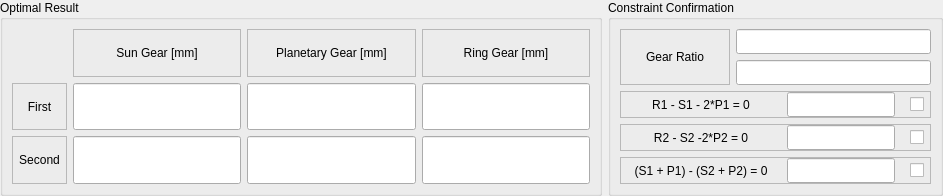
        <widget class="QWidget" name="widget_4" native="true">
         <property name="sizePolicy">
          <sizepolicy hsizetype="Expanding" vsizetype="Fixed">
           <horstretch>0</horstretch>
           <verstretch>0</verstretch>
          </sizepolicy>
         </property>
         <property name="minimumSize">
          <size>
           <width>908</width>
           <height>150</height>
          </size>
         </property>
         <layout class="QHBoxLayout" name="horizontalLayout_5">
          <property name="leftMargin">
           <number>0</number>
          </property>
          <property name="topMargin">
           <number>0</number>
          </property>
          <property name="rightMargin">
           <number>0</number>
          </property>
          <property name="bottomMargin">
           <number>0</number>
          </property>
          <item>
           <widget class="QGroupBox" name="groupBox_8">
            <property name="sizePolicy">
             <sizepolicy hsizetype="MinimumExpanding" vsizetype="MinimumExpanding">
              <horstretch>0</horstretch>
              <verstretch>0</verstretch>
             </sizepolicy>
            </property>
            <property name="minimumSize">
             <size>
              <width>602</width>
              <height>125</height>
             </size>
            </property>
            <property name="title">
             <string>Optimal Result</string>
            </property>
            <layout class="QGridLayout" name="gridLayout_6">
             <item row="0" column="3">
              <widget class="QLabel" name="label_23">
               <property name="sizePolicy">
                <sizepolicy hsizetype="MinimumExpanding" vsizetype="MinimumExpanding">
                 <horstretch>0</horstretch>
                 <verstretch>0</verstretch>
                </sizepolicy>
               </property>
               <property name="minimumSize">
                <size>
                 <width>168</width>
                 <height>25</height>
                </size>
               </property>
               <property name="frameShape">
                <enum>QFrame::StyledPanel</enum>
               </property>
               <property name="text">
                <string>Ring Gear [mm]</string>
               </property>
               <property name="alignment">
                <set>Qt::AlignCenter</set>
               </property>
              </widget>
             </item>
             <item row="0" column="2">
              <widget class="QLabel" name="label_24">
               <property name="sizePolicy">
                <sizepolicy hsizetype="MinimumExpanding" vsizetype="MinimumExpanding">
                 <horstretch>0</horstretch>
                 <verstretch>0</verstretch>
                </sizepolicy>
               </property>
               <property name="minimumSize">
                <size>
                 <width>169</width>
                 <height>25</height>
                </size>
               </property>
               <property name="frameShape">
                <enum>QFrame::StyledPanel</enum>
               </property>
               <property name="text">
                <string>Planetary Gear [mm]</string>
               </property>
               <property name="alignment">
                <set>Qt::AlignCenter</set>
               </property>
              </widget>
             </item>
             <item row="0" column="1">
              <widget class="QLabel" name="label_25">
               <property name="enabled">
                <bool>true</bool>
               </property>
               <property name="sizePolicy">
                <sizepolicy hsizetype="MinimumExpanding" vsizetype="MinimumExpanding">
                 <horstretch>0</horstretch>
                 <verstretch>0</verstretch>
                </sizepolicy>
               </property>
               <property name="minimumSize">
                <size>
                 <width>168</width>
                 <height>25</height>
                </size>
               </property>
               <property name="frameShape">
                <enum>QFrame::StyledPanel</enum>
               </property>
               <property name="text">
                <string>Sun Gear [mm]</string>
               </property>
               <property name="alignment">
                <set>Qt::AlignCenter</set>
               </property>
              </widget>
             </item>
             <item row="1" column="0">
              <widget class="QLabel" name="label_26">
               <property name="sizePolicy">
                <sizepolicy hsizetype="MinimumExpanding" vsizetype="MinimumExpanding">
                 <horstretch>0</horstretch>
                 <verstretch>0</verstretch>
                </sizepolicy>
               </property>
               <property name="minimumSize">
                <size>
                 <width>55</width>
                 <height>25</height>
                </size>
               </property>
               <property name="frameShape">
                <enum>QFrame::StyledPanel</enum>
               </property>
               <property name="text">
                <string>First</string>
               </property>
               <property name="alignment">
                <set>Qt::AlignCenter</set>
               </property>
              </widget>
             </item>
             <item row="2" column="0">
              <widget class="QLabel" name="label_27">
               <property name="sizePolicy">
                <sizepolicy hsizetype="MinimumExpanding" vsizetype="MinimumExpanding">
                 <horstretch>0</horstretch>
                 <verstretch>0</verstretch>
                </sizepolicy>
               </property>
               <property name="minimumSize">
                <size>
                 <width>55</width>
                 <height>25</height>
                </size>
               </property>
               <property name="frameShape">
                <enum>QFrame::StyledPanel</enum>
               </property>
               <property name="text">
                <string>Second</string>
               </property>
               <property name="alignment">
                <set>Qt::AlignCenter</set>
               </property>
              </widget>
             </item>
             <item row="1" column="1">
              <widget class="QLineEdit" name="optimal_s1">
               <property name="enabled">
                <bool>true</bool>
               </property>
               <property name="sizePolicy">
                <sizepolicy hsizetype="MinimumExpanding" vsizetype="MinimumExpanding">
                 <horstretch>0</horstretch>
                 <verstretch>0</verstretch>
                </sizepolicy>
               </property>
               <property name="minimumSize">
                <size>
                 <width>168</width>
                 <height>25</height>
                </size>
               </property>
               <property name="alignment">
                <set>Qt::AlignCenter</set>
               </property>
               <property name="readOnly">
                <bool>true</bool>
               </property>
              </widget>
             </item>
             <item row="2" column="1">
              <widget class="QLineEdit" name="optimal_s2">
               <property name="enabled">
                <bool>true</bool>
               </property>
               <property name="sizePolicy">
                <sizepolicy hsizetype="MinimumExpanding" vsizetype="MinimumExpanding">
                 <horstretch>0</horstretch>
                 <verstretch>0</verstretch>
                </sizepolicy>
               </property>
               <property name="minimumSize">
                <size>
                 <width>168</width>
                 <height>25</height>
                </size>
               </property>
               <property name="alignment">
                <set>Qt::AlignCenter</set>
               </property>
               <property name="readOnly">
                <bool>true</bool>
               </property>
              </widget>
             </item>
             <item row="1" column="2">
              <widget class="QLineEdit" name="optimal_p1">
               <property name="enabled">
                <bool>true</bool>
               </property>
               <property name="sizePolicy">
                <sizepolicy hsizetype="MinimumExpanding" vsizetype="MinimumExpanding">
                 <horstretch>0</horstretch>
                 <verstretch>0</verstretch>
                </sizepolicy>
               </property>
               <property name="minimumSize">
                <size>
                 <width>169</width>
                 <height>25</height>
                </size>
               </property>
               <property name="alignment">
                <set>Qt::AlignCenter</set>
               </property>
               <property name="readOnly">
                <bool>true</bool>
               </property>
              </widget>
             </item>
             <item row="2" column="2">
              <widget class="QLineEdit" name="optimal_p2">
               <property name="enabled">
                <bool>true</bool>
               </property>
               <property name="sizePolicy">
                <sizepolicy hsizetype="MinimumExpanding" vsizetype="MinimumExpanding">
                 <horstretch>0</horstretch>
                 <verstretch>0</verstretch>
                </sizepolicy>
               </property>
               <property name="minimumSize">
                <size>
                 <width>169</width>
                 <height>25</height>
                </size>
               </property>
               <property name="alignment">
                <set>Qt::AlignCenter</set>
               </property>
               <property name="readOnly">
                <bool>true</bool>
               </property>
              </widget>
             </item>
             <item row="1" column="3">
              <widget class="QLineEdit" name="optimal_r1">
               <property name="enabled">
                <bool>true</bool>
               </property>
               <property name="sizePolicy">
                <sizepolicy hsizetype="MinimumExpanding" vsizetype="Preferred">
                 <horstretch>0</horstretch>
                 <verstretch>0</verstretch>
                </sizepolicy>
               </property>
               <property name="minimumSize">
                <size>
                 <width>168</width>
                 <height>25</height>
                </size>
               </property>
               <property name="alignment">
                <set>Qt::AlignCenter</set>
               </property>
               <property name="readOnly">
                <bool>true</bool>
               </property>
              </widget>
             </item>
             <item row="2" column="3">
              <widget class="QLineEdit" name="optimal_r2">
               <property name="enabled">
                <bool>true</bool>
               </property>
               <property name="sizePolicy">
                <sizepolicy hsizetype="MinimumExpanding" vsizetype="MinimumExpanding">
                 <horstretch>0</horstretch>
                 <verstretch>0</verstretch>
                </sizepolicy>
               </property>
               <property name="minimumSize">
                <size>
                 <width>168</width>
                 <height>25</height>
                </size>
               </property>
               <property name="alignment">
                <set>Qt::AlignCenter</set>
               </property>
               <property name="readOnly">
                <bool>true</bool>
               </property>
              </widget>
             </item>
            </layout>
           </widget>
          </item>
          <item>
           <widget class="QGroupBox" name="groupBox_5">
            <property name="sizePolicy">
             <sizepolicy hsizetype="MinimumExpanding" vsizetype="MinimumExpanding">
              <horstretch>0</horstretch>
              <verstretch>0</verstretch>
             </sizepolicy>
            </property>
            <property name="minimumSize">
             <size>
              <width>300</width>
              <height>150</height>
             </size>
            </property>
            <property name="title">
             <string>Constraint Confirmation</string>
            </property>
            <layout class="QVBoxLayout" name="verticalLayout_3">
             <item>
              <widget class="QWidget" name="widget_5" native="true">
               <property name="sizePolicy">
                <sizepolicy hsizetype="MinimumExpanding" vsizetype="MinimumExpanding">
                 <horstretch>0</horstretch>
                 <verstretch>0</verstretch>
                </sizepolicy>
               </property>
               <property name="minimumSize">
                <size>
                 <width>276</width>
                 <height>25</height>
                </size>
               </property>
               <layout class="QHBoxLayout" name="horizontalLayout_6">
                <property name="leftMargin">
                 <number>0</number>
                </property>
                <property name="topMargin">
                 <number>0</number>
                </property>
                <property name="rightMargin">
                 <number>0</number>
                </property>
                <property name="bottomMargin">
                 <number>0</number>
                </property>
                <item>
                 <widget class="QLabel" name="label_21">
                  <property name="sizePolicy">
                   <sizepolicy hsizetype="MinimumExpanding" vsizetype="MinimumExpanding">
                    <horstretch>0</horstretch>
                    <verstretch>0</verstretch>
                   </sizepolicy>
                  </property>
                  <property name="minimumSize">
                   <size>
                    <width>75</width>
                    <height>25</height>
                   </size>
                  </property>
                  <property name="frameShape">
                   <enum>QFrame::StyledPanel</enum>
                  </property>
                  <property name="text">
                   <string>Gear Ratio</string>
                  </property>
                  <property name="alignment">
                   <set>Qt::AlignCenter</set>
                  </property>
                 </widget>
                </item>
                <item>
                 <widget class="QWidget" name="widget_6" native="true">
                  <layout class="QVBoxLayout" name="verticalLayout_5">
                   <property name="leftMargin">
                    <number>0</number>
                   </property>
                   <property name="topMargin">
                    <number>0</number>
                   </property>
                   <property name="rightMargin">
                    <number>0</number>
                   </property>
                   <property name="bottomMargin">
                    <number>0</number>
                   </property>
                   <item>
                    <widget class="QLineEdit" name="cc_gr">
                     <property name="enabled">
                      <bool>true</bool>
                     </property>
                     <property name="sizePolicy">
                      <sizepolicy hsizetype="MinimumExpanding" vsizetype="MinimumExpanding">
                       <horstretch>0</horstretch>
                       <verstretch>0</verstretch>
                      </sizepolicy>
                     </property>
                     <property name="minimumSize">
                      <size>
                       <width>195</width>
                       <height>25</height>
                      </size>
                     </property>
                     <property name="alignment">
                      <set>Qt::AlignCenter</set>
                     </property>
                     <property name="readOnly">
                      <bool>true</bool>
                     </property>
                    </widget>
                   </item>
                   <item>
                    <widget class="QLineEdit" name="cc_gr_f">
                     <property name="minimumSize">
                      <size>
                       <width>195</width>
                       <height>25</height>
                      </size>
                     </property>
                     <property name="alignment">
                      <set>Qt::AlignCenter</set>
                     </property>
                    </widget>
                   </item>
                  </layout>
                 </widget>
                </item>
               </layout>
              </widget>
             </item>
             <item>
              <widget class="QFrame" name="frame">
               <property name="sizePolicy">
                <sizepolicy hsizetype="MinimumExpanding" vsizetype="MinimumExpanding">
                 <horstretch>0</horstretch>
                 <verstretch>0</verstretch>
                </sizepolicy>
               </property>
               <property name="minimumSize">
                <size>
                 <width>276</width>
                 <height>25</height>
                </size>
               </property>
               <property name="frameShape">
                <enum>QFrame::StyledPanel</enum>
               </property>
               <property name="frameShadow">
                <enum>QFrame::Raised</enum>
               </property>
               <layout class="QHBoxLayout" name="horizontalLayout_8">
                <property name="leftMargin">
                 <number>0</number>
                </property>
                <property name="topMargin">
                 <number>0</number>
                </property>
                <property name="rightMargin">
                 <number>6</number>
                </property>
                <property name="bottomMargin">
                 <number>0</number>
                </property>
                <item>
                 <widget class="QLabel" name="label_22">
                  <property name="sizePolicy">
                   <sizepolicy hsizetype="MinimumExpanding" vsizetype="MinimumExpanding">
                    <horstretch>0</horstretch>
                    <verstretch>0</verstretch>
                   </sizepolicy>
                  </property>
                  <property name="minimumSize">
                   <size>
                    <width>160</width>
                    <height>25</height>
                   </size>
                  </property>
                  <property name="text">
                   <string>R1 - S1 - 2*P1 = 0</string>
                  </property>
                  <property name="alignment">
                   <set>Qt::AlignCenter</set>
                  </property>
                 </widget>
                </item>
                <item>
                 <widget class="QLineEdit" name="cc_3_L">
                  <property name="sizePolicy">
                   <sizepolicy hsizetype="MinimumExpanding" vsizetype="Minimum">
                    <horstretch>0</horstretch>
                    <verstretch>0</verstretch>
                   </sizepolicy>
                  </property>
                  <property name="minimumSize">
                   <size>
                    <width>73</width>
                    <height>20</height>
                   </size>
                  </property>
                  <property name="alignment">
                   <set>Qt::AlignCenter</set>
                  </property>
                  <property name="readOnly">
                   <bool>true</bool>
                  </property>
                 </widget>
                </item>
                <item>
                 <widget class="QCheckBox" name="cc_3">
                  <property name="enabled">
                   <bool>true</bool>
                  </property>
                  <property name="sizePolicy">
                   <sizepolicy hsizetype="MinimumExpanding" vsizetype="MinimumExpanding">
                    <horstretch>0</horstretch>
                    <verstretch>0</verstretch>
                   </sizepolicy>
                  </property>
                  <property name="minimumSize">
                   <size>
                    <width>23</width>
                    <height>25</height>
                   </size>
                  </property>
                  <property name="mouseTracking">
                   <bool>true</bool>
                  </property>
                  <property name="focusPolicy">
                   <enum>Qt::StrongFocus</enum>
                  </property>
                  <property name="statusTip">
                   <string notr="true"/>
                  </property>
                  <property name="layoutDirection">
                   <enum>Qt::RightToLeft</enum>
                  </property>
                  <property name="text">
                   <string/>
                  </property>
                  <property name="checkable">
                   <bool>true</bool>
                  </property>
                  <property name="checked">
                   <bool>false</bool>
                  </property>
                 </widget>
                </item>
               </layout>
              </widget>
             </item>
             <item>
              <widget class="QFrame" name="frame_2">
               <property name="sizePolicy">
                <sizepolicy hsizetype="MinimumExpanding" vsizetype="MinimumExpanding">
                 <horstretch>0</horstretch>
                 <verstretch>0</verstretch>
                </sizepolicy>
               </property>
               <property name="minimumSize">
                <size>
                 <width>276</width>
                 <height>25</height>
                </size>
               </property>
               <property name="mouseTracking">
                <bool>true</bool>
               </property>
               <property name="focusPolicy">
                <enum>Qt::StrongFocus</enum>
               </property>
               <property name="frameShape">
                <enum>QFrame::StyledPanel</enum>
               </property>
               <property name="frameShadow">
                <enum>QFrame::Raised</enum>
               </property>
               <layout class="QHBoxLayout" name="horizontalLayout_12">
                <property name="leftMargin">
                 <number>0</number>
                </property>
                <property name="topMargin">
                 <number>0</number>
                </property>
                <property name="rightMargin">
                 <number>6</number>
                </property>
                <property name="bottomMargin">
                 <number>0</number>
                </property>
                <item>
                 <widget class="QLabel" name="label_29">
                  <property name="sizePolicy">
                   <sizepolicy hsizetype="MinimumExpanding" vsizetype="MinimumExpanding">
                    <horstretch>0</horstretch>
                    <verstretch>0</verstretch>
                   </sizepolicy>
                  </property>
                  <property name="minimumSize">
                   <size>
                    <width>160</width>
                    <height>25</height>
                   </size>
                  </property>
                  <property name="text">
                   <string>R2 - S2 -2*P2 = 0</string>
                  </property>
                  <property name="alignment">
                   <set>Qt::AlignCenter</set>
                  </property>
                 </widget>
                </item>
                <item>
                 <widget class="QLineEdit" name="cc_4_L">
                  <property name="sizePolicy">
                   <sizepolicy hsizetype="MinimumExpanding" vsizetype="MinimumExpanding">
                    <horstretch>0</horstretch>
                    <verstretch>0</verstretch>
                   </sizepolicy>
                  </property>
                  <property name="minimumSize">
                   <size>
                    <width>73</width>
                    <height>20</height>
                   </size>
                  </property>
                  <property name="alignment">
                   <set>Qt::AlignCenter</set>
                  </property>
                  <property name="readOnly">
                   <bool>true</bool>
                  </property>
                 </widget>
                </item>
                <item>
                 <widget class="QCheckBox" name="cc_4">
                  <property name="enabled">
                   <bool>true</bool>
                  </property>
                  <property name="sizePolicy">
                   <sizepolicy hsizetype="MinimumExpanding" vsizetype="MinimumExpanding">
                    <horstretch>0</horstretch>
                    <verstretch>0</verstretch>
                   </sizepolicy>
                  </property>
                  <property name="minimumSize">
                   <size>
                    <width>23</width>
                    <height>25</height>
                   </size>
                  </property>
                  <property name="mouseTracking">
                   <bool>false</bool>
                  </property>
                  <property name="focusPolicy">
                   <enum>Qt::NoFocus</enum>
                  </property>
                  <property name="contextMenuPolicy">
                   <enum>Qt::NoContextMenu</enum>
                  </property>
                  <property name="layoutDirection">
                   <enum>Qt::RightToLeft</enum>
                  </property>
                  <property name="text">
                   <string/>
                  </property>
                  <property name="checkable">
                   <bool>true</bool>
                  </property>
                 </widget>
                </item>
               </layout>
              </widget>
             </item>
             <item>
              <widget class="QFrame" name="frame_3">
               <property name="sizePolicy">
                <sizepolicy hsizetype="MinimumExpanding" vsizetype="MinimumExpanding">
                 <horstretch>0</horstretch>
                 <verstretch>0</verstretch>
                </sizepolicy>
               </property>
               <property name="minimumSize">
                <size>
                 <width>276</width>
                 <height>25</height>
                </size>
               </property>
               <property name="frameShape">
                <enum>QFrame::StyledPanel</enum>
               </property>
               <property name="frameShadow">
                <enum>QFrame::Raised</enum>
               </property>
               <layout class="QHBoxLayout" name="horizontalLayout_11">
                <property name="leftMargin">
                 <number>0</number>
                </property>
                <property name="topMargin">
                 <number>0</number>
                </property>
                <property name="rightMargin">
                 <number>6</number>
                </property>
                <property name="bottomMargin">
                 <number>0</number>
                </property>
                <item>
                 <widget class="QLabel" name="label_30">
                  <property name="sizePolicy">
                   <sizepolicy hsizetype="MinimumExpanding" vsizetype="MinimumExpanding">
                    <horstretch>0</horstretch>
                    <verstretch>0</verstretch>
                   </sizepolicy>
                  </property>
                  <property name="minimumSize">
                   <size>
                    <width>160</width>
                    <height>25</height>
                   </size>
                  </property>
                  <property name="text">
                   <string>(S1 + P1) - (S2 + P2) = 0</string>
                  </property>
                  <property name="alignment">
                   <set>Qt::AlignCenter</set>
                  </property>
                 </widget>
                </item>
                <item>
                 <widget class="QLineEdit" name="cc_5_L">
                  <property name="sizePolicy">
                   <sizepolicy hsizetype="MinimumExpanding" vsizetype="MinimumExpanding">
                    <horstretch>0</horstretch>
                    <verstretch>0</verstretch>
                   </sizepolicy>
                  </property>
                  <property name="minimumSize">
                   <size>
                    <width>73</width>
                    <height>20</height>
                   </size>
                  </property>
                  <property name="alignment">
                   <set>Qt::AlignCenter</set>
                  </property>
                  <property name="readOnly">
                   <bool>true</bool>
                  </property>
                 </widget>
                </item>
                <item>
                 <widget class="QCheckBox" name="cc_5">
                  <property name="enabled">
                   <bool>true</bool>
                  </property>
                  <property name="sizePolicy">
                   <sizepolicy hsizetype="MinimumExpanding" vsizetype="MinimumExpanding">
                    <horstretch>0</horstretch>
                    <verstretch>0</verstretch>
                   </sizepolicy>
                  </property>
                  <property name="minimumSize">
                   <size>
                    <width>23</width>
                    <height>25</height>
                   </size>
                  </property>
                  <property name="mouseTracking">
                   <bool>true</bool>
                  </property>
                  <property name="focusPolicy">
                   <enum>Qt::NoFocus</enum>
                  </property>
                  <property name="contextMenuPolicy">
                   <enum>Qt::NoContextMenu</enum>
                  </property>
                  <property name="statusTip">
                   <string notr="true"/>
                  </property>
                  <property name="layoutDirection">
                   <enum>Qt::RightToLeft</enum>
                  </property>
                  <property name="text">
                   <string/>
                  </property>
                  <property name="checkable">
                   <bool>true</bool>
                  </property>
                 </widget>
                </item>
               </layout>
              </widget>
             </item>
            </layout>
           </widget>
          </item>
         </layout>
        </widget>
